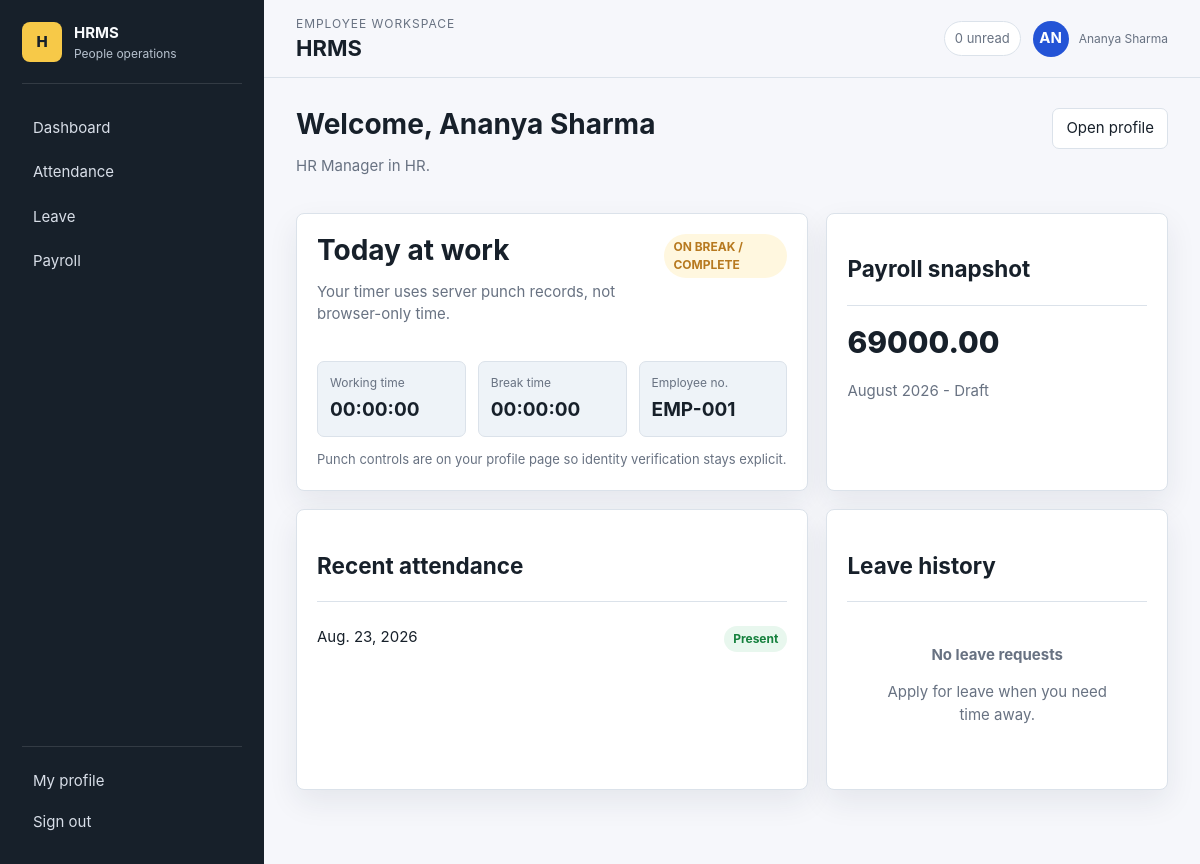
Screenshot of / (signed in) with the database file from the repository.
### ems/models.py (models this page shows, shortened)
class TimeStampedModel(models.Model):
    created_at = models.DateTimeField(auto_now_add=True)
    updated_at = models.DateTimeField(auto_now=True)
    class Meta:
        abstract = True

class Employee(TimeStampedModel):
    class Status(models.TextChoices):
        ACTIVE = "active", "Active"
        INACTIVE = "inactive", "Inactive"
    class Gender(models.TextChoices):
        FEMALE = "female", "Female"
        MALE = "male", "Male"
        OTHER = "other", "Other"
    user = models.OneToOneField(settings.AUTH_USER_MODEL, on_delete=models.CASCADE, related_name="employee", null=True, blank=True)
    employee_id = models.CharField(max_length=20, unique=True)
    department = models.ForeignKey(Department, on_delete=models.PROTECT, related_name="employees")
    designation = models.ForeignKey(Designation, on_delete=models.PROTECT, related_name="employees")
    phone = models.CharField(max_length=25)
    date_of_birth = models.DateField(null=True, blank=True)
    gender = models.CharField(max_length=10, choices=Gender.choices, blank=True)
    address = models.TextField(blank=True)
    joining_date = models.DateField()
    status = models.CharField(max_length=10, choices=Status.choices, default=Status.ACTIVE)
    profile_photo = models.ImageField(upload_to="profiles/", blank=True)
    emergency_contact = models.CharField(max_length=25, blank=True)
    @property
    def full_name(self): return self.user.get_full_name() if self.user else self.employee_id

class Designation(TimeStampedModel):
    name = models.CharField(max_length=100, unique=True)
    description = models.TextField(blank=True)
    active = models.BooleanField(default=True)
    def __str__(self): return self.name

class Department(TimeStampedModel):
    name = models.CharField(max_length=100, unique=True)
    description = models.TextField(blank=True)
    active = models.BooleanField(default=True)
    def __str__(self): return self.name

class Payroll(TimeStampedModel):
    class Status(models.TextChoices):
        DRAFT="draft", "Draft"; PAID="paid", "Paid"
    employee = models.ForeignKey(Employee, on_delete=models.CASCADE, related_name="payrolls")
    pay_period = models.DateField(help_text="First day of the payroll month")
    basic_salary = models.DecimalField(max_digits=12, decimal_places=2, validators=[MinValueValidator(0)])
    hra = models.DecimalField(max_digits=12, decimal_places=2, default=0)
    allowances = models.DecimalField(max_digits=12, decimal_places=2, default=0)
    deductions = models.DecimalField(max_digits=12, decimal_places=2, default=0)
    bonus = models.DecimalField(max_digits=12, decimal_places=2, default=0)
    status = models.CharField(max_length=10, choices=Status.choices, default=Status.DRAFT)
    payment_date = models.DateField(null=True, blank=True)
    class Meta:
        constraints = [models.UniqueConstraint(fields=["employee", "pay_period"], name="unique_employee_payroll")]
        ordering = ["-pay_period"]
    @property
    def attendance_deduction(self):
        from calendar import monthrange
        start = self.pay_period.replace(day=1)
        end = start.replace(day=monthrange(start.year, start.month)[1])
        absent_days = Attendance.objects.filter(employee=self.employee, date__range=(start, end), status=Attendance.Status.ABSENT).count()
        return absent_days * WorkSchedule.current().attendance_deduction_per_absent_day
    @property
    def net_salary(self): return self.basic_salary + self.hra + self.allowances + self.bonus - self.deductions - self.attendance_deduction

class WorkSchedule(TimeStampedModel):
    expected_daily_hours = models.DecimalField(max_digits=4, decimal_places=2, default=8)
    half_day_hours = models.DecimalField(max_digits=4, decimal_places=2, default=4)
    grace_minutes = models.PositiveIntegerField(default=0)
    attendance_deduction_per_absent_day = models.DecimalField(max_digits=12, decimal_places=2, default=0)
    overtime_multiplier = models.DecimalField(max_digits=4, decimal_places=2, default=0)
    @classmethod
    def current(cls):
        return cls.objects.first() or cls.objects.create()

class Attendance(TimeStampedModel):
    class Status(models.TextChoices):
        PRESENT="present", "Present"; ABSENT="absent", "Absent"; HALF_DAY="half", "Half day"; LATE="late", "Late"
    employee = models.ForeignKey(Employee, on_delete=models.CASCADE, related_name="attendance")
    date = models.DateField()
    check_in = models.TimeField(null=True, blank=True)
    check_out = models.TimeField(null=True, blank=True)
    status = models.CharField(max_length=10, choices=Status.choices, default=Status.PRESENT)
    class Meta:
        constraints = [models.UniqueConstraint(fields=["employee", "date"], name="unique_employee_attendance")]
        ordering = ["-date"]

### ems/views.py (the view, shortened to what this page needs)
# urls.py: path("",views.dashboard,name="dashboard"),path("login/",auth_views.LoginView.as_view(template_name="registration/login.html"),name="login"),path("logout/",views.logout_view,name="logout"),path("profil
@login_required
def dashboard(request):
    today = timezone.localdate()
    if not is_admin(request.user):
        employee = employee_for(request.user)
        context = {
            "employee": employee,
            "today_attendance": Attendance.objects.filter(employee=employee, date=today).prefetch_related("sessions").first(),
            "active_session": AttendanceSession.objects.filter(attendance__employee=employee, punch_out__isnull=True).first(),
            "recent_attendance": employee.attendance.prefetch_related("sessions")[:5],
            "recent_leaves": employee.leave_requests.all()[:5],
            "payroll": employee.payrolls.first(),
            "server_now": timezone.now().isoformat(),
        }
        if context["today_attendance"]:
            context["working_time"] = format_duration(context["today_attendance"].sessions_total)
            context["break_time"] = format_duration(context["today_attendance"].break_total)
        else:
            context["working_time"] = "00:00:00"
            context["break_time"] = "00:00:00"
        return render(request, "ems/dashboard.html", context)

### ems/views.py (called while the page is built)
def is_admin(user): return user.is_authenticated and user.is_staff

def employee_for(user): return get_object_or_404(Employee, user=user)

### templates/ems/dashboard.html (shortened to what this page needs)
{% extends "base.html" %}
{% block content %}
  {% if request.user.is_staff %}
    <div class="page-head">
      <div>
        <h1>Workforce overview</h1>
        <p class="muted">Live operating numbers from employees, attendance, leave, and payroll.</p>
      </div>
      <a class="btn primary" href="{% url 'ems:employee_add' %}">Add employee</a>
    </div>
    <section class="cards">
      <div class="card stat"><span>Total employees</span><b>{{ total_employees }}</b></div>
      <div class="card stat"><span>Present today</span><b>{{ present_today }}</b></div>
      <div class="card stat"><span>Absent today</span><b>{{ absent_today }}</b></div>
      <div class="card stat"><span>Working now</span><b>{{ currently_working }}</b></div>
    </section>
    <div class="two-col">
      <section class="card">
        <div class="section-head">
          <div>
            <h2>Department headcount</h2>
            <p class="muted">Active organizational structure.</p>
          </div>
          <span class="badge info">{{ departments }} departments</span>
        </div>
        {% for department in department_counts %}
          <div class="progress-row"><span>{{ department.name }}</span><strong>{{ department.count }}</strong></div>
        {% empty %}
          {% include "components/empty_state.html" with title="No departments" message="Create departments to see team distribution." %}
        {% endfor %}
      </section>
      <section class="card">
        <div class="section-head">
          <div>
            <h2>Leave queue</h2>
            <p class="muted">Recent requests needing HR review.</p>
          </div>
          <span class="badge warning">{{ pending_leaves }} pending</span>
        </div>
        {% for leave in recent_leaves %}
          <div class="list-row">
            <span>{{ leave.employee.full_name }}<br><small class="muted">{{ leave.get_leave_type_display }} leave</small></span>
            <span class="badge {{ leave.status }}">{{ leave.get_status_display }}</span>
          </div>
        {% empty %}
          {% include "components/empty_state.html" with title="No leave requests" message="The leave queue is clear." %}
        {% endfor %}
      </section>
    </div>
    <section class="cards">
      <div class="card stat"><span>Active employees</span><b>{{ active_employees }}</b></div>
      <div class="card stat"><span>Payroll this month</span><b>{{ payroll_total }}</b></div>
    </section>
  {% else %}
    <div class="page-head">
      <div>
        <h1>Welcome, {{ employee.full_name }}</h1>
        <p class="muted">{{ employee.designation }} in {{ employee.department }}.</p>
      </div>
      <a class="btn" href="{% url 'ems:profile' %}">Open profile</a>
    </div>
    <div class="two-col">
      <section class="card">
        <div class="section-head">
          <div>
            <h2>Today at work</h2>
            <p class="muted">Your timer uses server punch records, not browser-only time.</p>
          </div>
          <span id="attendanceStatus" class="{% if active_session %}badge present{% else %}badge draft{% endif %}">
            {% if active_session %}WORKING{% else %}ON BREAK / COMPLETE{% endif %}
          </span>
        </div>
        <div class="attendance-metrics">
          <div><span>Working time</span><b id="workingTimer" data-start="" data-base="{{ working_time }}" data-server-now="{{ server_now }}"></b></div>
          <div><span>Break time</span><b id="breakTime">{{ break_time }}</b></div>
          <div><span>Employee no.</span><b>{{ employee.employee_id }}</b></div>
        </div>
        <p class="small-note muted">Punch controls are on your profile page so identity verification stays explicit.</p>
      </section>
      <section class="card">
        <h2>Payroll snapshot</h2>
        <div class="divider"></div>
        {% if payroll %}
          <p class="metric-value">{{ payroll.net_salary }}</p>
          <p class="muted">{{ payroll.pay_period|date:"F Y" }} - {{ payroll.get_status_display }}</p>
        {% else %}
          {% include "components/empty_state.html" with title="No payroll yet" message="Payroll records will appear after HR runs payroll." %}
        {% endif %}
      </section>
    </div>
    <div class="two-col">
      <section class="card">
        <h2>Recent attendance</h2>
        <div class="divider"></div>
        {% for row in recent_attendance %}
          <div class="list-row"><span>{{ row.date }}</span><span class="badge {{ row.status }}">{{ row.get_status_display }}</span></div>
        {% empty %}
          {% include "components/empty_state.html" with title="No attendance yet" message="Your work sessions will show here." %}
        {% endfor %}
      </section>
      <section class="card">
        <h2>Leave history</h2>
        <div class="divider"></div>
        {% for leave in recent_leaves %}
          <div class="list-row"><span>{{ leave.start_date }} to {{ leave.end_date }}</span><span class="badge {{ leave.status }}">{{ leave.get_status_display }}</span></div>
        {% empty %}
          {% include "components/empty_state.html" with title="No leave requests" message="Apply for leave when you need time away." %}
        {% endfor %}
      </section>
    </div>
  {% endif %}
{% endblock %}

### templates/components/topbar.html (shortened to what this page needs)
<header class="app-topbar">
  <div>
    <p class="eyebrow">{% if request.user.is_staff %}Admin workspace{% else %}Employee workspace{% endif %}</p>
    <h1>{% block page_title %}HRMS{% endblock %}</h1>
  </div>
  <div class="topbar-user">
    <span class="notification-pill">0 unread</span>
    <a class="user-chip" href="{% url 'ems:profile' %}">
      <span>{{ request.user.get_full_name|default:request.user.username|slice:":2"|upper }}</span>
      <small>{{ request.user.get_full_name|default:request.user.username }}</small>
    </a>
  </div>
</header>

### static/css/app.css (style rules this page uses)
:root { --bg: #f6f7fb; --surface: #ffffff; --surface-soft: #eef3f8; --text: #17202a; --muted: #687282; --border: #dbe2ea; --primary: #2454d6; --primary-dark: #193b99; --accent: #0f8b8d; --success: #15803d; --warning: #b7791f; --danger: #c2412d; --info: #0369a1; --radius: 8px; --shadow: 0 12px 30px rgba(28, 39, 58, .08); --sidebar: 264px; font-family: Inter, ui-sans-serif, system-ui, -apple-system, BlinkMacSystemFont, "Segoe UI", sans-serif; }
* { box-sizing: border-box; }
html { min-height: 100%; }
body { margin: 0; min-height: 100vh; background: var(--bg); color: var(--text); font-size: 15px; line-height: 1.5; }
a { color: inherit; text-decoration: none; }
.brand-mark small, .user-chip small { display: block; color: var(--muted); font-size: 12px; }
.app-topbar { position: sticky; top: 0; z-index: 10; height: 78px; display: flex; align-items: center; gap: 18px; justify-content: space-between; padding: 14px 32px; background: rgba(246,247,251,.94); border-bottom: 1px solid var(--border); backdrop-filter: blur(10px); }
.app-topbar h1 { margin: 0; font-size: 22px; line-height: 1.2; }
.eyebrow { margin: 0 0 2px; color: var(--muted); font-size: 12px; text-transform: uppercase; letter-spacing: .08em; }
.topbar-user { display: flex; align-items: center; gap: 12px; }
.notification-pill { border: 1px solid var(--border); border-radius: 999px; padding: 7px 10px; color: var(--muted); background: var(--surface); font-size: 13px; }
.user-chip { display: flex; align-items: center; gap: 10px; }
.user-chip span { display: grid; place-items: center; width: 36px; height: 36px; border-radius: 999px; background: var(--primary); color: #fff; font-weight: 700; }
.page-head, .section-head { display: flex; align-items: flex-start; justify-content: space-between; gap: 18px; margin-bottom: 20px; }
.page-head h1, .section-head h2 { margin: 0; font-size: 28px; line-height: 1.15; }
.muted { color: var(--muted); }
.metric-value { font-size: 30px; font-weight: 800; margin: 0; }
.two-col { display: grid; grid-template-columns: minmax(0, 1.2fr) minmax(320px, .8fr); gap: 18px; margin-bottom: 18px; }
.card { background: var(--surface); border: 1px solid var(--border); border-radius: var(--radius); padding: 20px; box-shadow: var(--shadow); }
.divider { height: 1px; background: var(--border); margin: 14px 0; }
.btn { display: inline-flex; align-items: center; justify-content: center; gap: 8px; min-height: 38px; border-radius: 7px; border: 1px solid var(--border); background: var(--surface); color: var(--text); padding: 8px 13px; cursor: pointer; }
.badge { display: inline-flex; align-items: center; border-radius: 999px; padding: 4px 9px; font-size: 12px; font-weight: 750; background: #e8edf5; color: #4b5563; }
.badge.active, .badge.present, .badge.approved, .badge.paid, .badge.success { background: #e8f7ee; color: var(--success); }
.badge.pending, .badge.warning, .badge.late, .badge.draft { background: #fff7df; color: var(--warning); }
.attendance-metrics { display: grid; grid-template-columns: repeat(3, minmax(0, 1fr)); gap: 12px; }
.attendance-metrics div { border: 1px solid var(--border); border-radius: 7px; padding: 12px; background: var(--surface-soft); }
.attendance-metrics span { display: block; color: var(--muted); font-size: 12px; }
.attendance-metrics b { display: block; margin-top: 4px; font-size: 19px; }
.small-note { font-size: 13px; margin-bottom: 0; }
.progress-row, .list-row { display: flex; justify-content: space-between; gap: 12px; padding: 10px 0; border-bottom: 1px solid var(--border); }
.progress-row:last-child, .list-row:last-child { border-bottom: 0; }

### rows the page displays
Employee: full_name "Ananya Sharma", designation "HR Manager", department "HR", employee_id "EMP-001"
Payroll: net_salary "69000.00", pay_period "August 2026", status "Draft"
Attendance: date "Aug. 23, 2026", status "Present"

### other values shown
{{ request.user.get_full_name|default:request.user.username }} "Ananya Sharma"
{{ break_time }} "00:00:00"
{{ title|default:"Nothing here yet" }} "No leave requests"
